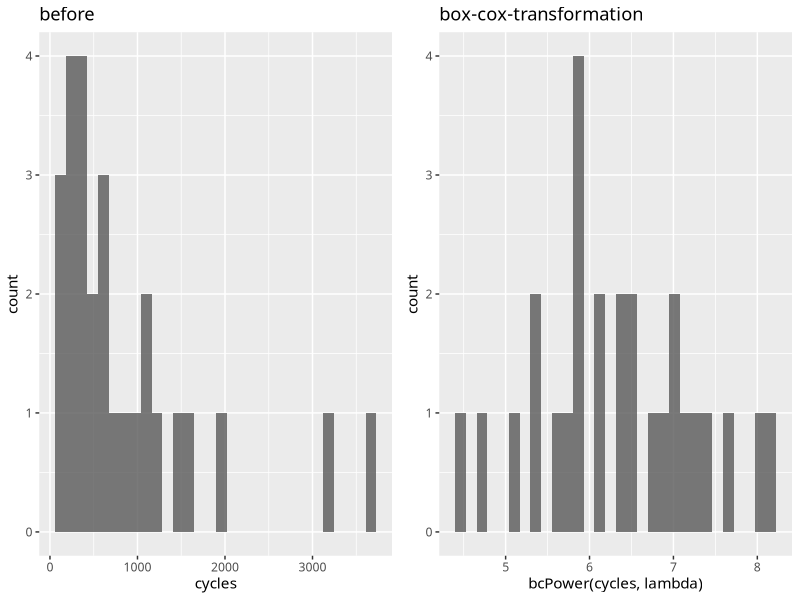
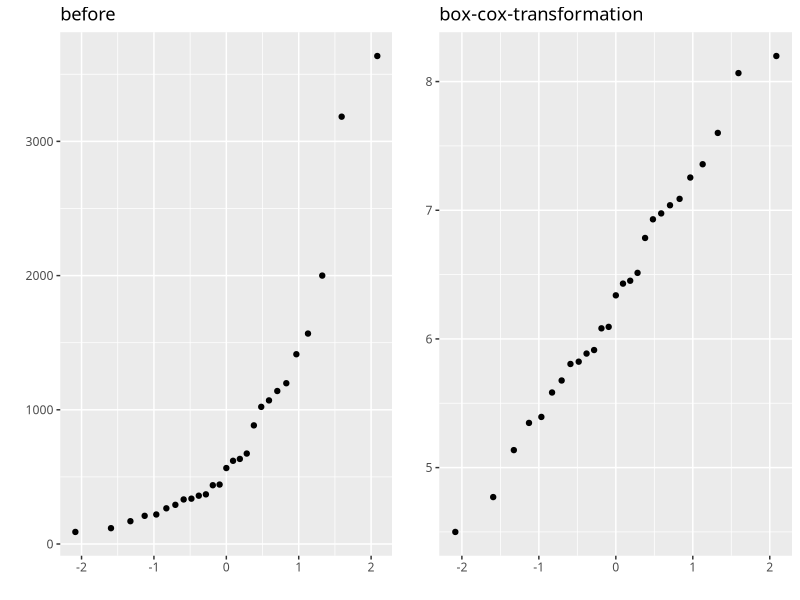
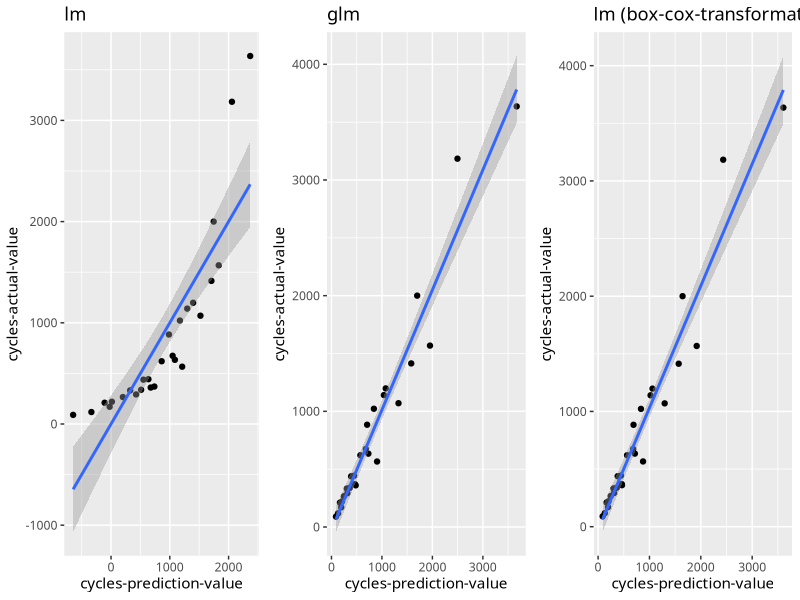

Here is the R script that generated these plots, in order:
require(car)
require(ggplot2)
require(ggfortify)

set.seed(12345)

theme_set(theme_gray(base_family="HiraMaruProN-W4"))

bcInverse <- function(x, lambda) {
    if (lambda == 0) {
        exp(x)
    } else {
        (lambda * x + 1)^(1 / lambda)
    }
}

# Box Cox Method, univariate
est <- powerTransform(cycles ~ len + amp + load, Wool)
summary(est)

# 1/2 : square root, 0 : log, -1 : inverse
lambda <- est$roundlam

# histogram
p1 <- ggplot(Wool, aes(x = cycles), y = ..density..) + labs(title = "before")
p2 <- ggplot(Wool, aes(x = bcPower(cycles, lambda)), y = ..density..) +
    labs(title = "box-cox-transformation")

p <- new('ggmultiplot', plots=list(p1, p2), ncol=2)
p[1:2] <- p[1:2] + geom_histogram(alpha = 0.8, position = "identity", size = 1)
p

# qqplot
p1 <- qplot(sample = cycles, data = Wool) + labs(title = "before")
p2 <- qplot(sample = bcPower(cycles, lambda), data = Wool) +
  labs(title = "box-cox-transformation")
p <-  new('ggmultiplot', plots=list(p1, p2), ncol=2)
p

model.lm <- lm(cycles ~ len + amp + load, Wool)
summary(model.lm)
# Coefficients:
#             Estimate Std. Error t value Pr(>|t|)
# (Intercept) 4521.370   1621.721   2.788 0.010454 *
# len           13.200      2.301   5.736 7.66e-06 ***
# amp         -535.833    115.057  -4.657 0.000109 ***
# load         -62.167     23.011  -2.702 0.012734 *
# ---
# Signif. codes:  0 ‘***’ 0.001 ‘**’ 0.01 ‘*’ 0.05 ‘.’ 0.1 ‘ ’ 1
#
# Residual standard error: 488.1 on 23 degrees of freedom
# Multiple R-squared:  0.7291,	Adjusted R-squared:  0.6937
# F-statistic: 20.63 on 3 and 23 DF,  p-value: 1.028e-06

# gamma GLM with a log link
model.glm <- glm(cycles ~ len + amp + load, family = Gamma(link = log), data = Wool)
summary(model.glm)
# Deviance Residuals:
#      Min        1Q    Median        3Q       Max
# -0.43387  -0.11573  -0.00931   0.10245   0.25346
#
# Coefficients:
#               Estimate Std. Error t value Pr(>|t|)
# (Intercept) 10.4420740  0.5907520  17.676 7.01e-15 ***
# len          0.0168502  0.0008382  20.102 4.33e-16 ***
# amp         -0.6311986  0.0419124 -15.060 2.10e-13 ***
# load        -0.0770519  0.0083825  -9.192 3.66e-09 ***
# ---
# Signif. codes:  0 ‘***’ 0.001 ‘**’ 0.01 ‘*’ 0.05 ‘.’ 0.1 ‘ ’ 1
#
# (Dispersion parameter for Gamma family taken to be 0.03161972)
#
#     Null deviance: 22.88393  on 26  degrees of freedom
# Residual deviance:  0.76935  on 23  degrees of freedom
# AIC: 332.76

# fit linear model with transformed response:
model.bc <- lm(bcPower(cycles, lambda) ~ len + amp + load, Wool)
summary(model.bc)
# Coefficients:
#              Estimate Std. Error t value Pr(>|t|)
# (Intercept) 10.551813   0.616683  17.111 1.41e-14 ***
# len          0.016648   0.000875  19.025 1.43e-15 ***
# amp         -0.630866   0.043752 -14.419 5.22e-13 ***
# load        -0.078524   0.008750  -8.974 5.66e-09 ***
# ---
# Signif. codes:  0 ‘***’ 0.001 ‘**’ 0.01 ‘*’ 0.05 ‘.’ 0.1 ‘ ’ 1
#
# Residual standard error: 0.1856 on 23 degrees of freedom
# Multiple R-squared:  0.9658,	Adjusted R-squared:  0.9614
# F-statistic: 216.8 on 3 and 23 DF,  p-value: < 2.2e-16

df <- data.frame(
    predict.lm = predict(model.lm, Wool),
    predict.glm = exp(predict(model.glm, Wool)),
    predict.bc = bcInverse(predict(model.bc, Wool), lambda),
    actual = Wool$cycles
)

p1 <- ggplot(df, aes(x = predict.lm, y = actual)) +
    labs(title = "lm", x = "cycles-prediction-value", y = "cycles-actual-value")
p2 <- ggplot(df, aes(x = predict.glm, y = actual)) +
    labs(title = "glm", x = "cycles-prediction-value", y = "cycles-actual-value")
p3 <- ggplot(df, aes(x = predict.bc, y = actual)) +
    labs(title = "lm (box-cox-transformation)", x = "cycles-prediction-value", y = "cycles-actual-value")

p <- new('ggmultiplot', plots = list(p1, p2, p3), ncol=3)
p[1:3] <- p[1:3] + geom_point() + stat_smooth(method = 'lm')
p
